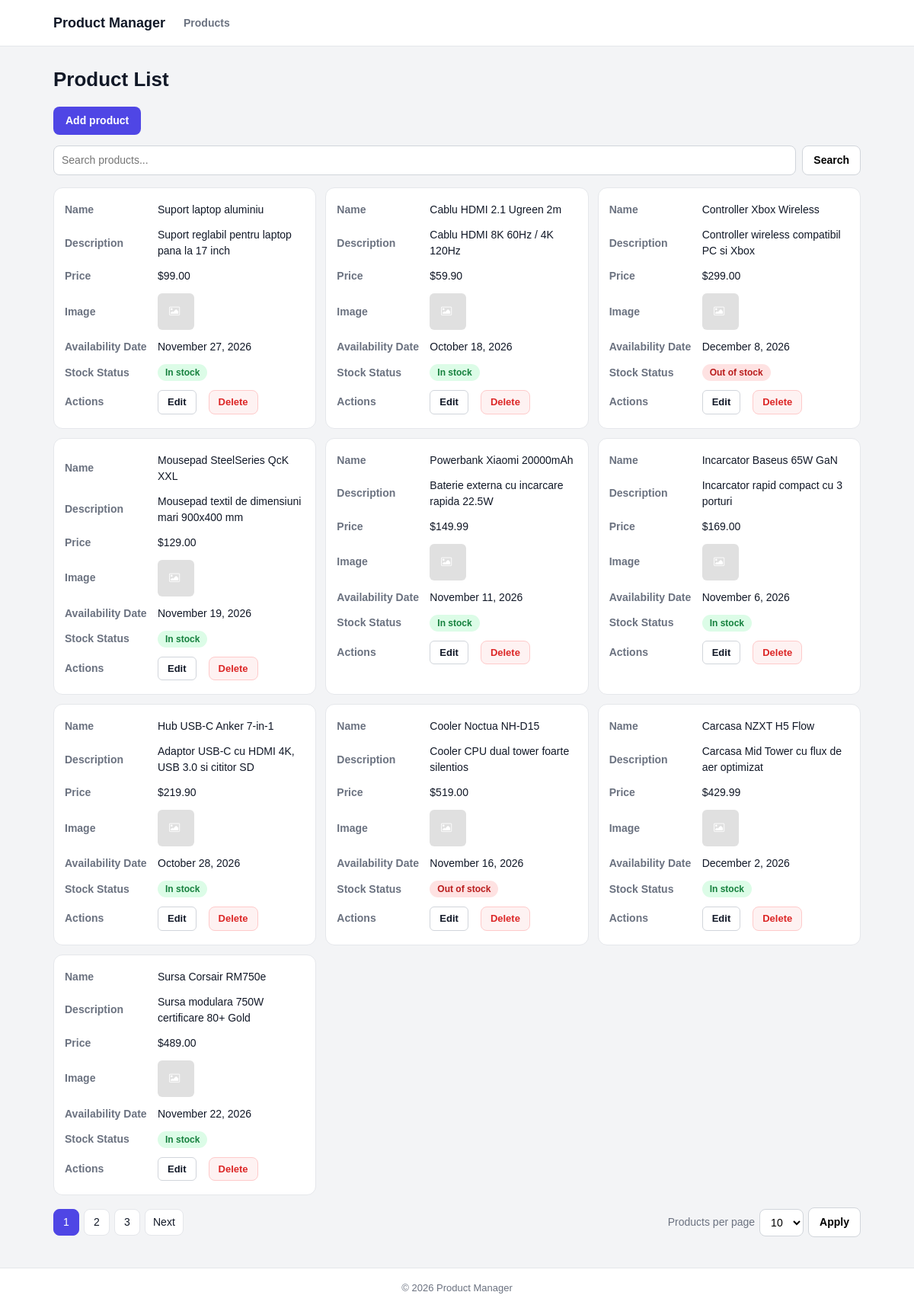
The page / on the database its author committed.
### tables this page shows
CREATE TABLE products (
    id INT UNSIGNED AUTO_INCREMENT PRIMARY KEY,
    name VARCHAR(255) NOT NULL,
    description TEXT NULL,
    price DECIMAL(10,2) NOT NULL,
    image VARCHAR(255) NULL,
    availability_date DATE NULL,
    in_stock TINYINT(1) NOT NULL DEFAULT 0,
    created_at TIMESTAMP NOT NULL DEFAULT CURRENT_TIMESTAMP,
    updated_at TIMESTAMP NOT NULL DEFAULT CURRENT_TIMESTAMP ON UPDATE CURRENT_TIMESTAMP,
    INDEX idx_products_name (name)
);

### includes/functions.php (called while the page is built, shortened)
<?php
function e($value)
{
    return htmlspecialchars($value ?? '', ENT_QUOTES, 'UTF-8');
}
function formatPrice($price)
{
    return '$' . number_format($price, 2);
}
function formatDate($date)
{
    $timestamp = strtotime($date);
    return $timestamp === false ? '-' : date('F j, Y', $timestamp);
}
function productImage($image)
{
    if ($image === null || $image === '') {
        return 'assets/images/product-placeholder.jpg';
    }
    return 'uploads/' . basename($image);
}
function pageUrl($page, $page_size)
{
    $query_params = $_GET;
    $query_params['page'] = $page;
    $query_params['per_page'] = $page_size;
    return '?' . http_build_query($query_params);
}

### index.php (the view, shortened to what this page needs)
<?php
require_once __DIR__ . '/includes/functions.php';
require_once __DIR__ . '/includes/db.php';
$page_size = intval($_GET['per_page'] ?? DEFAULT_PAGE_SIZE);
$search_query = isset($_GET['search']) && is_string($_GET['search'])
    ? trim($_GET['search'])
    : '';
$current_page = intval($_GET['page'] ?? 1);
$count_statement = $pdo->prepare('SELECT COUNT(*) FROM products WHERE name LIKE :search');
$count_statement->execute(['search' => "%{$search_query}%"]);
$total_products = $count_statement->fetchColumn();
$total_pages = max(1, intval(ceil($total_products / $page_size)));
$offset = ($current_page - 1) * $page_size;
$statement = $pdo->prepare(
    'SELECT id, name, description, price, image, availability_date, in_stock
     FROM products
     WHERE name LIKE :search
     ORDER BY id DESC
     LIMIT :limit OFFSET :offset'
);
$statement->bindValue(':search', "%{$search_query}%", PDO::PARAM_STR);
$statement->bindValue(':limit', $page_size, PDO::PARAM_INT);
$statement->bindValue(':offset', $offset, PDO::PARAM_INT);
$statement->execute();
$products = $statement->fetchAll();
require __DIR__ . '/includes/header.php';
?>
<main class="container">
    <h1>Product List</h1>
    <p><a class="primary-button" href="form.php">Add product</a></p>
    <div class="search-container">
        <form class="search-form" method="get" action="index.php">
            <input type="text" name="search" placeholder="Search products..." value="<?= e($search_query) ?>">
            <button type="submit">Search</button>
        </form>
    </div>
    <div class="table-wrapper">
        <table class="products-table">
            <tbody>
                <?php if (empty($products)): ?>
                    <tr>
                        <td class="empty-state" colspan="7">No products found</td>
                    </tr>
                <?php else: ?>
                    <?php foreach ($products as $product): ?>
                        <tr>
                            <td data-label="Name"><?= e($product['name']) ?></td>
                            <td data-label="Description"><?= e($product['description']) ?></td>
                            <td data-label="Price"><?= e(formatPrice($product['price'])) ?></td>
                            <td data-label="Image">
                                <img
                                    class="product-image"
                                    src="<?= e(productImage($product['image'])) ?>"
                                    alt="<?= e($product['name']) ?>"
                                >
                            </td>
                            <td data-label="Availability Date"><?= e(formatDate($product['availability_date'])) ?></td>
                            <td data-label="Stock Status">
                                <span class="stock-status <?= $product['in_stock'] ? 'in-stock' : 'out-of-stock' ?>">
                                    <?= $product['in_stock'] ? 'In stock' : 'Out of stock' ?>
                                </span>
                            </td>
                            <td data-label="Actions">
                                <a href="form.php?id=<?= intval($product['id']) ?>">Edit</a>
                                <button
                                    class="delete-button"
                                    type="button"
                                    data-id="<?= intval($product['id']) ?>"
                                    data-name="<?= e($product['name']) ?>"
                                >Delete</button>
                            </td>
                        </tr>
                    <?php endforeach; ?>
                <?php endif; ?>
            </tbody>
        </table>
    </div>
    <div class="pagination-controls">
        <?php if ($total_pages > 1): ?>
            <nav class="pagination">
                <?php for ($page = 1; $page <= $total_pages; $page++): ?>
                    <?php if ($page === $current_page): ?>
                        <span class="current-page"><?= $page ?></span>
                    <?php else: ?>
                        <a href="<?= e(pageUrl($page, $page_size)) ?>"><?= $page ?></a>
                    <?php endif; ?>
                <?php endfor; ?>
                <?php if ($current_page < $total_pages): ?>
                    <a href="<?= e(pageUrl($current_page + 1, $page_size)) ?>">Next</a>
                <?php endif; ?>
            </nav>
        <?php endif; ?>
        <form class="page-size-form" method="get" action="index.php">
            <label for="per-page">Products per page</label>
            <select id="per-page" name="per_page">
                <?php foreach (ALLOWED_PAGE_SIZES as $size): ?>
                    <option value="<?= $size ?>" <?= $page_size === $size ? 'selected' : '' ?>>
                        <?= $size ?>
                    </option>
                <?php endforeach; ?>
            </select>
            <button type="submit">Apply</button>
        </form>
    </div>
</main>
<?php require __DIR__ . '/includes/footer.php'; ?>

### includes/header.php (shortened to what this page needs)
<!DOCTYPE html>
<html lang="en">
<head>
    <link rel="stylesheet" href="assets/css/style.css">
</head>
<body>
<div class="page-layout">
    <header class="site-header">
        <nav class="site-nav container">
            <a class="site-brand" href="index.php">Product Manager</a>
            <a href="index.php">Products</a>
        </nav>
    </header>

### includes/footer.php (shortened to what this page needs)
    <footer class="site-footer">
        <p>&copy; <?= date('Y') ?> Product Manager</p>
    </footer>
</div>
</body>
</html>

### assets/css/style.css (style rules this page uses)
* { box-sizing: border-box; }
body { margin: 0; color: #111827; font-family: Arial, sans-serif; font-size: 14px; line-height: 1.5; background: #f3f4f6; }
a { color: #4f46e5; }
h1 { margin: 0 0 16px; font-size: 26px; }
button, input, select, textarea { font: inherit; }
.page-layout { display: flex; flex-direction: column; min-height: 100vh; }
.page-layout main { flex: 1; }
.container { width: 100%; max-width: 1100px; margin: 0 auto; padding: 0 20px; }
main.container { padding-top: 24px; padding-bottom: 40px; }
.site-header { background: #fff; border-bottom: 1px solid #e5e7eb; }
.site-nav { display: flex; align-items: center; gap: 24px; height: 60px; }
.site-nav a { color: #6b7280; font-weight: 600; text-decoration: none; }
.site-nav .site-brand { color: #111827; font-size: 18px; }
.site-footer { padding: 16px 20px; color: #6b7280; font-size: 13px; text-align: center; background: #fff; border-top: 1px solid #e5e7eb; }
.site-footer p { margin: 0; }
input[type="text"], input[type="number"], input[type="date"], select, textarea { padding: 8px 10px; border: 1px solid #d1d5db; border-radius: 8px; background: #fff; }
button { padding: 8px 14px; border: 1px solid #d1d5db; border-radius: 8px; font-weight: 600; background: #fff; cursor: pointer; }
.primary-button { display: inline-block; padding: 8px 16px; border-radius: 8px; color: #fff; font-weight: 600; text-decoration: none; background: #4f46e5; }
.search-form { display: flex; gap: 8px; max-width: 400px; margin-bottom: 16px; }
.search-form input[type="text"] { flex: 1; min-width: 0; }
.table-wrapper { overflow-x: auto; background: #fff; border: 1px solid #e5e7eb; border-radius: 12px; }
.products-table { width: 100%; border-collapse: collapse; }
.products-table th, .products-table td { padding: 10px 14px; text-align: left; vertical-align: middle; border-bottom: 1px solid #e5e7eb; }
.products-table tbody tr:last-child td { border-bottom: 0; }
.products-table td:nth-child(5), .products-table td:last-child { white-space: nowrap; }
.products-table td a { display: inline-block; margin-right: 4px; padding: 5px 12px; border: 1px solid #d1d5db; border-radius: 6px; color: #111827; font-size: 13px; font-weight: 600; text-decoration: none; }
.delete-button { padding: 5px 12px; color: #dc2626; font-size: 13px; background: #fef2f2; border-color: #fecaca; }
.product-image { display: block; width: 48px; height: 48px; border-radius: 6px; object-fit: cover; }
.stock-status { display: inline-block; padding: 2px 10px; border-radius: 999px; font-size: 12px; font-weight: 600; white-space: nowrap; }
.in-stock { color: #15803d; background: #dcfce7; }
.out-of-stock { color: #b91c1c; background: #fee2e2; }
.pagination-controls { display: flex; flex-wrap: wrap; align-items: center; justify-content: space-between; gap: 12px; margin-top: 16px; }
.pagination, .page-size-form { display: flex; flex-wrap: wrap; align-items: center; gap: 6px; }
.pagination a, .pagination .current-page { min-width: 34px; padding: 6px 10px; border: 1px solid #e5e7eb; border-radius: 8px; color: #111827; text-align: center; text-decoration: none; background: #fff; }
.pagination .current-page { color: #fff; border-color: #4f46e5; background: #4f46e5; }
.page-size-form label { color: #6b7280; }
@media (max-width: 1200px) { .search-form { max-width: none; } }
@media (max-width: 1200px) { .table-wrapper { overflow: visible; background: none; border: 0; } }
@media (max-width: 1200px) { .products-table, .products-table tr, .products-table td { display: block; } }
@media (max-width: 1200px) { .products-table tbody { display: grid; grid-template-columns: repeat(auto-fill, minmax(300px, 1fr)); gap: 12px; } }
@media (max-width: 1200px) { .products-table tr { padding: 12px 14px; border: 1px solid #e5e7eb; border-radius: 12px; background: #fff; } }
@media (max-width: 1200px) { .products-table td { display: grid; grid-template-columns: 110px 1fr; align-items: center; justify-items: start; gap: 12px; padding: 6px 0; border: 0; } }
@media (max-width: 1200px) { .products-table td:last-child { grid-template-columns: 110px auto auto; justify-content: start; gap: 8px 12px; } }
@media (max-width: 1200px) { .products-table td::before { content: attr(data-label); color: #6b7280; font-weight: 600; } }

### rows shown on the page
products: name "Suport laptop aluminiu", description "Suport reglabil pentru laptop pana la 17 inch", price "$99.00", availability_date "November 27, 2026", in_stock "In stock"
products: name "Cablu HDMI 2.1 Ugreen 2m", description "Cablu HDMI 8K 60Hz / 4K 120Hz", price "$59.90", availability_date "October 18, 2026", in_stock "In stock"
products: name "Controller Xbox Wireless", description "Controller wireless compatibil PC si Xbox", price "$299.00", availability_date "December 8, 2026", in_stock "Out of stock"
products: name "Mousepad SteelSeries QcK XXL", description "Mousepad textil de dimensiuni mari 900x400 mm", price "$129.00", availability_date "November 19, 2026", in_stock "In stock"
products: name "Powerbank Xiaomi 20000mAh", description "Baterie externa cu incarcare rapida 22.5W", price "$149.99", availability_date "November 11, 2026", in_stock "In stock"
products: name "Incarcator Baseus 65W GaN", description "Incarcator rapid compact cu 3 porturi", price "$169.00", availability_date "November 6, 2026", in_stock "In stock"
products: name "Hub USB-C Anker 7-in-1", description "Adaptor USB-C cu HDMI 4K, USB 3.0 si cititor SD", price "$219.90", availability_date "October 28, 2026", in_stock "In stock"
products: name "Cooler Noctua NH-D15", description "Cooler CPU dual tower foarte silentios", price "$519.00", availability_date "November 16, 2026", in_stock "Out of stock"
products: name "Carcasa NZXT H5 Flow", description "Carcasa Mid Tower cu flux de aer optimizat", price "$429.99", availability_date "December 2, 2026", in_stock "In stock"
products: name "Sursa Corsair RM750e", description "Sursa modulara 750W certificare 80+ Gold", price "$489.00", availability_date "November 22, 2026", in_stock "In stock"

### other values the page prints
form field per_page "10"
